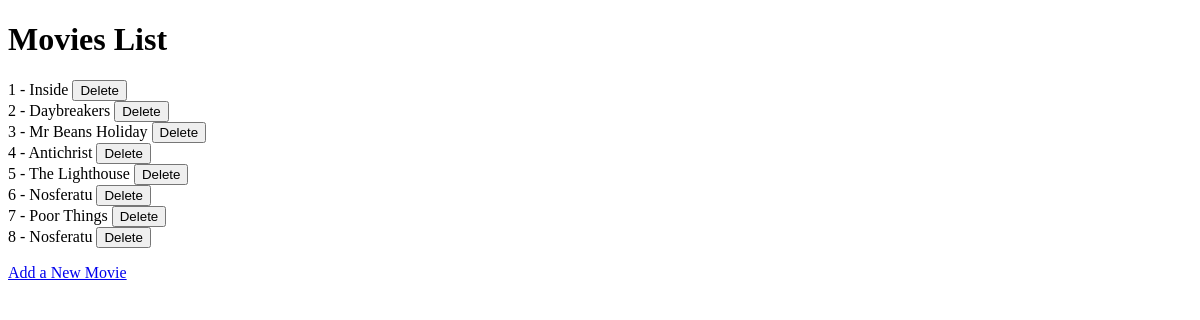
Before: / with the older database file.
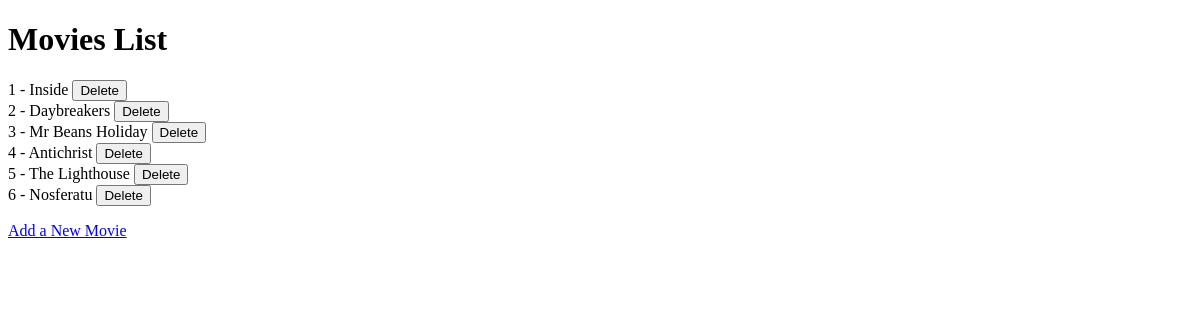
After: the same page with the newer database file.
### flask_application_assignment.py (models this page shows)
class Movie(db.Model):
    __table_args__ = {'extend_existing': True}
    __tablename__ = 'movies'
    id = db.Column(db.Integer, primary_key=True)
    name = db.Column(db.String(100), nullable=False)
    year = db.Column(db.Integer, nullable=True)
    oscars = db.Column(db.Integer, nullable=True)

### flask_application_assignment.py (the view)
@app.route('/', methods=['GET'])
def index():
    movie_list = Movie.query.all()
    return render_template('index.html', movies=movie_list)

### templates/index.html (shortened to what this page needs)
<!DOCTYPE html>
<html lang="en">
<head>
</head>
<body>
    <h1>Movies List</h1>
    <ul>
        {% for movie in movies %}
            <li>
                {{ movie.id }} - {{ movie.name }}
                <form action="{{ url_for('delete_movie', id=movie.id) }}" method="POST" style="display:inline;">
                    <button type="submit" class="enabled-btn">Delete</button>
                </form>
            </li>
        {% endfor %}
    </ul>
    <a href="{{ url_for('add_movie') }}">Add a New Movie</a>
</body>
</html>

### templates/index.html (style rules this page uses)
ul { list-style-type: none; padding-left: 0; }

Changed rows visible on the page:
removed Movie: id "7", name "Poor Things"
removed Movie: id "8", name "Nosferatu"
